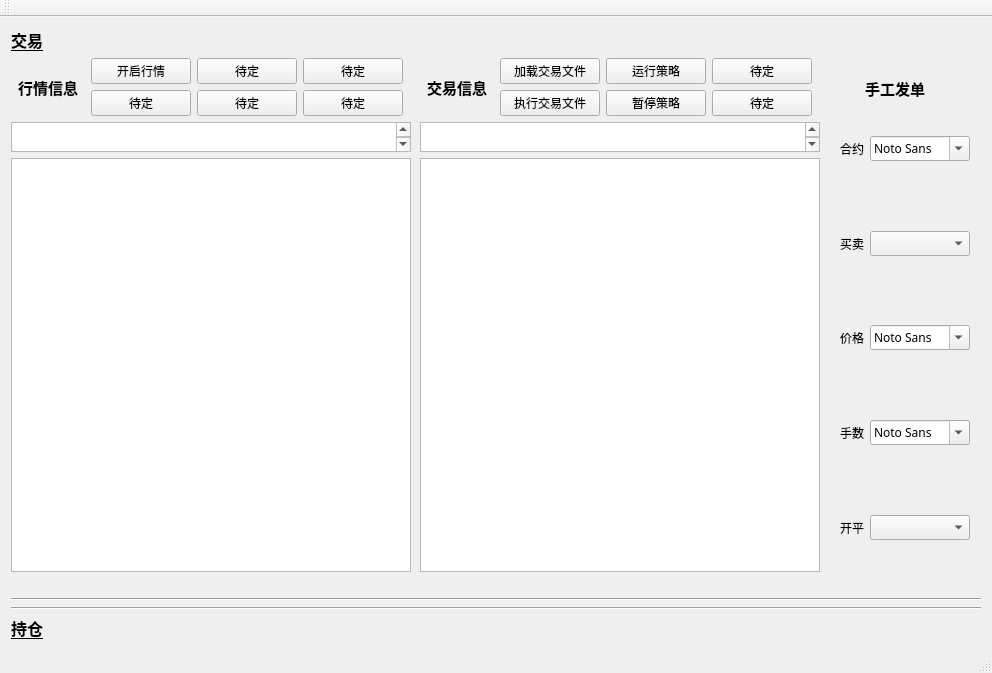
<?xml version="1.0" encoding="UTF-8"?>
<ui version="4.0">
 <class>MainWindow</class>
 <widget class="QMainWindow" name="MainWindow">
  <property name="geometry">
   <rect>
    <x>0</x>
    <y>0</y>
    <width>992</width>
    <height>673</height>
   </rect>
  </property>
  <property name="sizePolicy">
   <sizepolicy hsizetype="Fixed" vsizetype="Fixed">
    <horstretch>0</horstretch>
    <verstretch>0</verstretch>
   </sizepolicy>
  </property>
  <property name="minimumSize">
   <size>
    <width>992</width>
    <height>673</height>
   </size>
  </property>
  <property name="maximumSize">
   <size>
    <width>992</width>
    <height>673</height>
   </size>
  </property>
  <property name="windowTitle">
   <string>CTP_QUOTE_DISPLAY</string>
  </property>
  <widget class="QWidget" name="centralWidget">
   <layout class="QVBoxLayout" name="verticalLayout_3">
    <item>
     <widget class="QLabel" name="label_14">
      <property name="text">
       <string>&lt;html&gt;&lt;head/&gt;&lt;body&gt;&lt;p&gt;&lt;span style=&quot; font-size:12pt; font-weight:600; text-decoration: underline;&quot;&gt;交易&lt;/span&gt;&lt;/p&gt;&lt;/body&gt;&lt;/html&gt;</string>
      </property>
     </widget>
    </item>
    <item>
     <layout class="QHBoxLayout" name="horizontalLayout_4">
      <item>
       <layout class="QVBoxLayout" name="verticalLayout">
        <item>
         <layout class="QHBoxLayout" name="horizontalLayout_2">
          <item>
           <widget class="QLabel" name="label">
            <property name="font">
             <font>
              <family>微软雅黑</family>
              <pointsize>11</pointsize>
              <weight>75</weight>
              <bold>true</bold>
             </font>
            </property>
            <property name="text">
             <string>行情信息</string>
            </property>
            <property name="alignment">
             <set>Qt::AlignCenter</set>
            </property>
           </widget>
          </item>
          <item>
           <layout class="QGridLayout" name="gridLayout_2">
            <item row="0" column="0">
             <widget class="QPushButton" name="pushButton">
              <property name="minimumSize">
               <size>
                <width>100</width>
                <height>0</height>
               </size>
              </property>
              <property name="font">
               <font>
                <family>微软雅黑 Light</family>
               </font>
              </property>
              <property name="text">
               <string>开启行情</string>
              </property>
             </widget>
            </item>
            <item row="0" column="1">
             <widget class="QPushButton" name="pushButton_8">
              <property name="minimumSize">
               <size>
                <width>100</width>
                <height>0</height>
               </size>
              </property>
              <property name="font">
               <font>
                <family>微软雅黑 Light</family>
               </font>
              </property>
              <property name="text">
               <string>待定</string>
              </property>
             </widget>
            </item>
            <item row="0" column="2">
             <widget class="QPushButton" name="pushButton_10">
              <property name="minimumSize">
               <size>
                <width>100</width>
                <height>0</height>
               </size>
              </property>
              <property name="maximumSize">
               <size>
                <width>100</width>
                <height>16777215</height>
               </size>
              </property>
              <property name="font">
               <font>
                <family>微软雅黑 Light</family>
               </font>
              </property>
              <property name="text">
               <string>待定</string>
              </property>
             </widget>
            </item>
            <item row="1" column="0">
             <widget class="QPushButton" name="pushButton_7">
              <property name="minimumSize">
               <size>
                <width>100</width>
                <height>0</height>
               </size>
              </property>
              <property name="font">
               <font>
                <family>微软雅黑 Light</family>
               </font>
              </property>
              <property name="text">
               <string>待定</string>
              </property>
             </widget>
            </item>
            <item row="1" column="2">
             <widget class="QPushButton" name="pushButton_11">
              <property name="minimumSize">
               <size>
                <width>100</width>
                <height>0</height>
               </size>
              </property>
              <property name="maximumSize">
               <size>
                <width>100</width>
                <height>16777215</height>
               </size>
              </property>
              <property name="font">
               <font>
                <family>微软雅黑 Light</family>
               </font>
              </property>
              <property name="text">
               <string>待定</string>
              </property>
             </widget>
            </item>
            <item row="1" column="1">
             <widget class="QPushButton" name="pushButton_9">
              <property name="minimumSize">
               <size>
                <width>100</width>
                <height>0</height>
               </size>
              </property>
              <property name="font">
               <font>
                <family>微软雅黑 Light</family>
               </font>
              </property>
              <property name="text">
               <string>待定</string>
              </property>
             </widget>
            </item>
           </layout>
          </item>
         </layout>
        </item>
        <item>
         <widget class="QTextEdit" name="textEdit">
          <property name="minimumSize">
           <size>
            <width>400</width>
            <height>30</height>
           </size>
          </property>
          <property name="maximumSize">
           <size>
            <width>400</width>
            <height>30</height>
           </size>
          </property>
          <property name="font">
           <font>
            <family>微软雅黑 Light</family>
            <pointsize>12</pointsize>
           </font>
          </property>
         </widget>
        </item>
        <item>
         <widget class="QTextBrowser" name="textBrowser">
          <property name="minimumSize">
           <size>
            <width>400</width>
            <height>0</height>
           </size>
          </property>
          <property name="maximumSize">
           <size>
            <width>400</width>
            <height>16777215</height>
           </size>
          </property>
         </widget>
        </item>
       </layout>
      </item>
      <item>
       <widget class="QLabel" name="label_19">
        <property name="minimumSize">
         <size>
          <width>5</width>
          <height>0</height>
         </size>
        </property>
        <property name="maximumSize">
         <size>
          <width>5</width>
          <height>16777215</height>
         </size>
        </property>
        <property name="text">
         <string/>
        </property>
       </widget>
      </item>
      <item>
       <layout class="QVBoxLayout" name="verticalLayout_4">
        <item>
         <layout class="QHBoxLayout" name="horizontalLayout_3">
          <item>
           <widget class="QLabel" name="label_2">
            <property name="font">
             <font>
              <family>微软雅黑</family>
              <pointsize>11</pointsize>
              <weight>75</weight>
              <bold>true</bold>
             </font>
            </property>
            <property name="text">
             <string>交易信息</string>
            </property>
            <property name="alignment">
             <set>Qt::AlignCenter</set>
            </property>
           </widget>
          </item>
          <item>
           <layout class="QGridLayout" name="gridLayout">
            <item row="0" column="1">
             <widget class="QPushButton" name="pushButton_3">
              <property name="minimumSize">
               <size>
                <width>100</width>
                <height>0</height>
               </size>
              </property>
              <property name="maximumSize">
               <size>
                <width>150</width>
                <height>16777215</height>
               </size>
              </property>
              <property name="font">
               <font>
                <family>微软雅黑 Light</family>
               </font>
              </property>
              <property name="text">
               <string>运行策略</string>
              </property>
             </widget>
            </item>
            <item row="0" column="2">
             <widget class="QPushButton" name="pushButton_4">
              <property name="minimumSize">
               <size>
                <width>100</width>
                <height>0</height>
               </size>
              </property>
              <property name="maximumSize">
               <size>
                <width>100</width>
                <height>16777215</height>
               </size>
              </property>
              <property name="font">
               <font>
                <family>微软雅黑 Light</family>
               </font>
              </property>
              <property name="text">
               <string>待定</string>
              </property>
             </widget>
            </item>
            <item row="1" column="0">
             <widget class="QPushButton" name="pushButton_5">
              <property name="minimumSize">
               <size>
                <width>100</width>
                <height>0</height>
               </size>
              </property>
              <property name="maximumSize">
               <size>
                <width>100</width>
                <height>16777215</height>
               </size>
              </property>
              <property name="font">
               <font>
                <family>微软雅黑 Light</family>
               </font>
              </property>
              <property name="text">
               <string>执行交易文件</string>
              </property>
             </widget>
            </item>
            <item row="1" column="1">
             <widget class="QPushButton" name="pushButton_6">
              <property name="minimumSize">
               <size>
                <width>100</width>
                <height>0</height>
               </size>
              </property>
              <property name="maximumSize">
               <size>
                <width>100</width>
                <height>16777215</height>
               </size>
              </property>
              <property name="font">
               <font>
                <family>微软雅黑 Light</family>
               </font>
              </property>
              <property name="text">
               <string>暂停策略</string>
              </property>
             </widget>
            </item>
            <item row="1" column="2">
             <widget class="QPushButton" name="pushButton_16">
              <property name="minimumSize">
               <size>
                <width>100</width>
                <height>0</height>
               </size>
              </property>
              <property name="maximumSize">
               <size>
                <width>100</width>
                <height>16777215</height>
               </size>
              </property>
              <property name="font">
               <font>
                <family>微软雅黑 Light</family>
               </font>
              </property>
              <property name="text">
               <string>待定</string>
              </property>
             </widget>
            </item>
            <item row="0" column="0">
             <widget class="QPushButton" name="pushButton_2">
              <property name="minimumSize">
               <size>
                <width>100</width>
                <height>0</height>
               </size>
              </property>
              <property name="maximumSize">
               <size>
                <width>100</width>
                <height>150</height>
               </size>
              </property>
              <property name="font">
               <font>
                <family>微软雅黑 Light</family>
               </font>
              </property>
              <property name="text">
               <string>加载交易文件</string>
              </property>
             </widget>
            </item>
           </layout>
          </item>
         </layout>
        </item>
        <item>
         <layout class="QVBoxLayout" name="verticalLayout_2">
          <item>
           <widget class="QTextEdit" name="textEdit_2">
            <property name="minimumSize">
             <size>
              <width>400</width>
              <height>30</height>
             </size>
            </property>
            <property name="maximumSize">
             <size>
              <width>400</width>
              <height>30</height>
             </size>
            </property>
            <property name="font">
             <font>
              <family>微软雅黑 Light</family>
              <pointsize>12</pointsize>
             </font>
            </property>
            <property name="html">
             <string>&lt;!DOCTYPE HTML PUBLIC &quot;-//W3C//DTD HTML 4.0//EN&quot; &quot;http://www.w3.org/TR/REC-html40/strict.dtd&quot;&gt;
&lt;html&gt;&lt;head&gt;&lt;meta name=&quot;qrichtext&quot; content=&quot;1&quot; /&gt;&lt;style type=&quot;text/css&quot;&gt;
p, li { white-space: pre-wrap; }
&lt;/style&gt;&lt;/head&gt;&lt;body style=&quot; font-family:'微软雅黑 Light'; font-size:12pt; font-weight:400; font-style:normal;&quot;&gt;
&lt;p style=&quot;-qt-paragraph-type:empty; margin-top:0px; margin-bottom:0px; margin-left:0px; margin-right:0px; -qt-block-indent:0; text-indent:0px;&quot;&gt;&lt;br /&gt;&lt;/p&gt;&lt;/body&gt;&lt;/html&gt;</string>
            </property>
           </widget>
          </item>
          <item>
           <widget class="QTextBrowser" name="textBrowser_2">
            <property name="minimumSize">
             <size>
              <width>400</width>
              <height>0</height>
             </size>
            </property>
            <property name="maximumSize">
             <size>
              <width>400</width>
              <height>16777215</height>
             </size>
            </property>
           </widget>
          </item>
         </layout>
        </item>
       </layout>
      </item>
      <item>
       <widget class="QLabel" name="label_16">
        <property name="maximumSize">
         <size>
          <width>5</width>
          <height>16777215</height>
         </size>
        </property>
        <property name="sizeIncrement">
         <size>
          <width>5</width>
          <height>0</height>
         </size>
        </property>
        <property name="text">
         <string/>
        </property>
       </widget>
      </item>
      <item>
       <layout class="QVBoxLayout" name="verticalLayout_5">
        <item>
         <widget class="QLabel" name="label_15">
          <property name="sizePolicy">
           <sizepolicy hsizetype="Fixed" vsizetype="Fixed">
            <horstretch>0</horstretch>
            <verstretch>0</verstretch>
           </sizepolicy>
          </property>
          <property name="minimumSize">
           <size>
            <width>132</width>
            <height>40</height>
           </size>
          </property>
          <property name="maximumSize">
           <size>
            <width>132</width>
            <height>20</height>
           </size>
          </property>
          <property name="font">
           <font>
            <family>微软雅黑</family>
            <pointsize>11</pointsize>
            <weight>75</weight>
            <bold>true</bold>
           </font>
          </property>
          <property name="text">
           <string>手工发单</string>
          </property>
          <property name="alignment">
           <set>Qt::AlignCenter</set>
          </property>
         </widget>
        </item>
        <item>
         <widget class="QWidget" name="" native="true">
          <layout class="QHBoxLayout" name="horizontalLayout_9">
           <item>
            <widget class="QLabel" name="label_3">
             <property name="minimumSize">
              <size>
               <width>0</width>
               <height>42</height>
              </size>
             </property>
             <property name="text">
              <string>合约</string>
             </property>
            </widget>
           </item>
           <item>
            <widget class="QFontComboBox" name="fontComboBox">
             <property name="minimumSize">
              <size>
               <width>100</width>
               <height>0</height>
              </size>
             </property>
             <property name="maximumSize">
              <size>
               <width>100</width>
               <height>16777215</height>
              </size>
             </property>
             <property name="font">
              <font>
               <family>微软雅黑 Light</family>
               <pointsize>9</pointsize>
              </font>
             </property>
             <property name="contextMenuPolicy">
              <enum>Qt::DefaultContextMenu</enum>
             </property>
             <property name="iconSize">
              <size>
               <width>0</width>
               <height>0</height>
              </size>
             </property>
             <property name="currentFont">
              <font>
               <family>微软雅黑</family>
               <pointsize>9</pointsize>
               <stylestrategy>NoAntialias</stylestrategy>
               <kerning>false</kerning>
              </font>
             </property>
            </widget>
           </item>
          </layout>
         </widget>
        </item>
        <item>
         <widget class="QWidget" name="" native="true">
          <layout class="QHBoxLayout" name="horizontalLayout_8">
           <item>
            <widget class="QLabel" name="label_4">
             <property name="minimumSize">
              <size>
               <width>0</width>
               <height>42</height>
              </size>
             </property>
             <property name="text">
              <string>买卖</string>
             </property>
            </widget>
           </item>
           <item>
            <widget class="QComboBox" name="comboBox">
             <property name="minimumSize">
              <size>
               <width>100</width>
               <height>0</height>
              </size>
             </property>
             <property name="maximumSize">
              <size>
               <width>100</width>
               <height>16777215</height>
              </size>
             </property>
             <property name="font">
              <font>
               <family>微软雅黑 Light</family>
              </font>
             </property>
            </widget>
           </item>
          </layout>
         </widget>
        </item>
        <item>
         <widget class="QWidget" name="" native="true">
          <layout class="QHBoxLayout" name="horizontalLayout_6">
           <item>
            <widget class="QLabel" name="label_6">
             <property name="minimumSize">
              <size>
               <width>0</width>
               <height>42</height>
              </size>
             </property>
             <property name="text">
              <string>价格</string>
             </property>
            </widget>
           </item>
           <item>
            <widget class="QFontComboBox" name="fontComboBox_2">
             <property name="minimumSize">
              <size>
               <width>100</width>
               <height>0</height>
              </size>
             </property>
             <property name="maximumSize">
              <size>
               <width>100</width>
               <height>16777215</height>
              </size>
             </property>
             <property name="font">
              <font>
               <family>微软雅黑 Light</family>
              </font>
             </property>
             <property name="currentFont">
              <font>
               <family>微软雅黑</family>
              </font>
             </property>
            </widget>
           </item>
          </layout>
         </widget>
        </item>
        <item>
         <widget class="QWidget" name="" native="true">
          <layout class="QHBoxLayout" name="horizontalLayout_5">
           <item>
            <widget class="QLabel" name="label_7">
             <property name="minimumSize">
              <size>
               <width>0</width>
               <height>42</height>
              </size>
             </property>
             <property name="text">
              <string>手数</string>
             </property>
            </widget>
           </item>
           <item>
            <widget class="QFontComboBox" name="fontComboBox_3">
             <property name="minimumSize">
              <size>
               <width>100</width>
               <height>0</height>
              </size>
             </property>
             <property name="maximumSize">
              <size>
               <width>100</width>
               <height>16777215</height>
              </size>
             </property>
             <property name="font">
              <font>
               <family>微软雅黑 Light</family>
              </font>
             </property>
             <property name="currentFont">
              <font>
               <family>微软雅黑</family>
              </font>
             </property>
            </widget>
           </item>
          </layout>
         </widget>
        </item>
        <item>
         <widget class="QWidget" name="" native="true">
          <layout class="QHBoxLayout" name="horizontalLayout_7">
           <item>
            <widget class="QLabel" name="label_5">
             <property name="minimumSize">
              <size>
               <width>0</width>
               <height>42</height>
              </size>
             </property>
             <property name="text">
              <string>开平</string>
             </property>
            </widget>
           </item>
           <item>
            <widget class="QComboBox" name="comboBox_2">
             <property name="minimumSize">
              <size>
               <width>100</width>
               <height>0</height>
              </size>
             </property>
             <property name="maximumSize">
              <size>
               <width>100</width>
               <height>16777215</height>
              </size>
             </property>
             <property name="font">
              <font>
               <family>微软雅黑 Light</family>
              </font>
             </property>
            </widget>
           </item>
          </layout>
         </widget>
        </item>
       </layout>
      </item>
     </layout>
    </item>
    <item>
     <widget class="QLabel" name="label_20">
      <property name="minimumSize">
       <size>
        <width>5</width>
        <height>0</height>
       </size>
      </property>
      <property name="maximumSize">
       <size>
        <width>5</width>
        <height>16777215</height>
       </size>
      </property>
      <property name="text">
       <string/>
      </property>
     </widget>
    </item>
    <item>
     <widget class="Line" name="line">
      <property name="orientation">
       <enum>Qt::Horizontal</enum>
      </property>
     </widget>
    </item>
    <item>
     <layout class="QHBoxLayout" name="horizontalLayout"/>
    </item>
    <item>
     <widget class="Line" name="line_2">
      <property name="orientation">
       <enum>Qt::Horizontal</enum>
      </property>
     </widget>
    </item>
    <item>
     <widget class="QLabel" name="label_13">
      <property name="text">
       <string>&lt;html&gt;&lt;head/&gt;&lt;body&gt;&lt;p&gt;&lt;span style=&quot; font-size:12pt; font-weight:600; text-decoration: underline;&quot;&gt;持仓&lt;/span&gt;&lt;/p&gt;&lt;/body&gt;&lt;/html&gt;</string>
      </property>
     </widget>
    </item>
   </layout>
  </widget>
  <widget class="QMenuBar" name="menuBar">
   <property name="geometry">
    <rect>
     <x>0</x>
     <y>0</y>
     <width>992</width>
     <height>23</height>
    </rect>
   </property>
  </widget>
  <widget class="QToolBar" name="mainToolBar">
   <attribute name="toolBarArea">
    <enum>TopToolBarArea</enum>
   </attribute>
   <attribute name="toolBarBreak">
    <bool>false</bool>
   </attribute>
  </widget>
  <widget class="QStatusBar" name="statusBar"/>
 </widget>
 <layoutdefault spacing="6" margin="11"/>
 <resources/>
 <connections/>
</ui>
